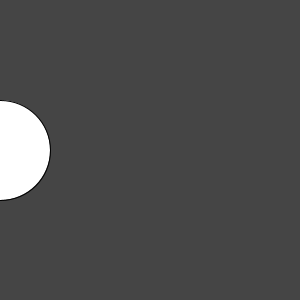
Frame 1 (no input)
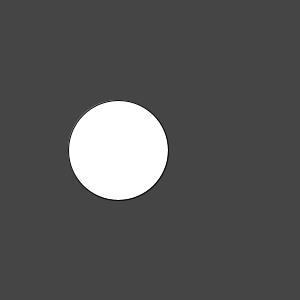
Frame 60 (the mouse pressed at the canvas centre just before this capture)
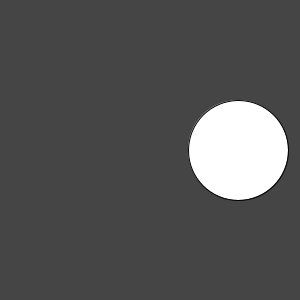
Frame 120 (the mouse held since frame 60 and released just before this capture)

The Processing sketch that drew these frames (run headless with seeded random() and noise(); from frame 60 on, the mouse is pressed at the canvas centre):

// Processing sketch: CIRCLE_GOING_LEFT_TO_RIGHT_animation_project
// ── CIRCLE_GOING_LEFT_TO_RIGHT_animation_project.pde
// Steven 
// Animation
// Wednesday feb 18

//built in variables
// -mouseX, mouseY: these are the coordinates for your mouse pointer

//define your own variables here
int y;

void setup() {
  size(300, 300);
  y=0; //set the starting value"
} //----end of setup-------

void draw () {
  background(69);
  ellipse(y, 150, 100, 100);
  y = y + 2;
  if(y>350){
    y=-50;
  }
}// -----end of draw ------
